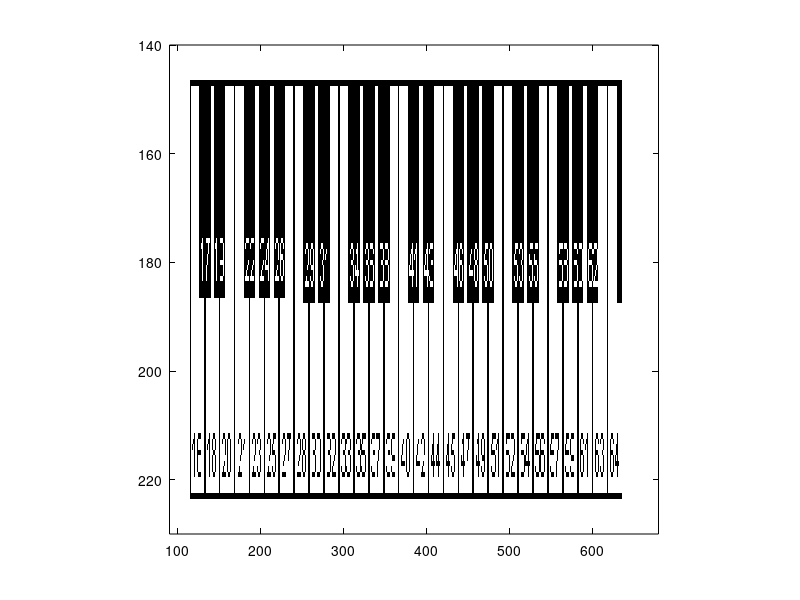

This figure's MATLAB source:
function keynums()
% This is the machine-generated representation of a Handle Graphics object
% and its children.  Note that handle values may change when these objects
% are re-created. This may cause problems with any callbacks written to
% depend on the value of the handle at the time the object was saved.
%
% To reopen this object, just type the name of the M-file at the MATLAB
% prompt. The M-file and its associated MAT-file must be on your path.

load keynums                           

a = figure('Color',[0.8 0.8 0.8], ...
	'Colormap',mat0, ...
	'PointerShapeCData',mat1, ...
	'Position',[0 0 694 103], ...
	'Tag','Fig1');
b = axes('Parent',a, ...
	'Box','on', ...
	'CameraUpVector',[0 1 0], ...
	'Color',[1 1 1], ...
	'ColorOrder',mat2, ...
	'Layer','top', ...
	'Tag','Axes1', ...
	'XColor',[0 0 0], ...
	'XLim',[90 680], ...
	'XLimMode','manual', ...
	'XTickMode','manual', ...
	'YColor',[0 0 0], ...
	'YDir','reverse', ...
	'YLim',[140 230], ...
	'YLimMode','manual', ...
	'YTickMode','manual', ...
	'ZColor',[0 0 0]);
c = image('Parent',b, ...
	'CData',mat3, ...
	'Tag','Axes1Image1', ...
	'XData',[1 1024], ...
	'YData',[1 768]);
c = text('Parent',b, ...
	'Color',[0 0 0], ...
	'HandleVisibility','callback', ...
	'HorizontalAlignment','center', ...
	'Position',[384.451 238.675 0], ...
	'Tag','Axes1Text4', ...
	'VerticalAlignment','cap');
set(get(c,'Parent'),'XLabel',c);
c = text('Parent',b, ...
	'Color',[0 0 0], ...
	'HandleVisibility','callback', ...
	'HorizontalAlignment','center', ...
	'Position',[82.3091 186.627 0], ...
	'Rotation',90, ...
	'Tag','Axes1Text3', ...
	'VerticalAlignment','baseline');
set(get(c,'Parent'),'YLabel',c);
c = text('Parent',b, ...
	'Color',[0 0 0], ...
	'HandleVisibility','callback', ...
	'HorizontalAlignment','right', ...
	'Position',[-9.98138 133.494 0], ...
	'Tag','Axes1Text2', ...
	'Visible','off');
set(get(c,'Parent'),'ZLabel',c);
c = text('Parent',b, ...
	'Color',[0 0 0], ...
	'HandleVisibility','callback', ...
	'HorizontalAlignment','center', ...
	'Position',[384.451 132.41 0], ...
	'Tag','Axes1Text1', ...
	'VerticalAlignment','bottom');
set(get(c,'Parent'),'Title',c);
